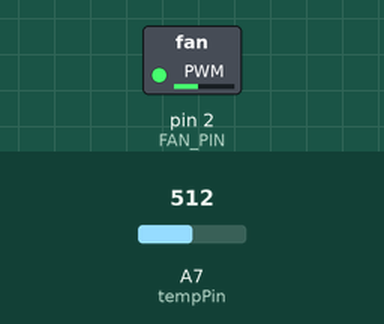
Bench run of a sketch on a simulated Arduino Nano, built with avr-gcc and run on an emulated ATmega328P. Parts: switched loads named in the sketch (green lamp = pin HIGH). The test bench sets the inputs (shaded band); at power-on: A7 (tempPin) = 512. What the sketch prints to the serial monitor is not drawn.

Above: at 3.2 s.
3.3 s: A7 (tempPin) set to 459
At 5.4 s:
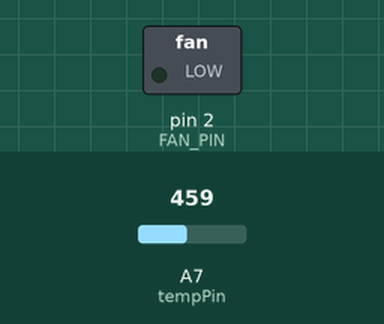
10.3 s: A7 (tempPin) set to 432
At 15.6 s:
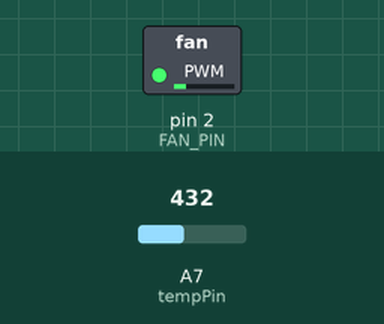
16.0 s: A7 (tempPin) set to 359
21.7 s: A7 (tempPin) set to 329
At 24.7 s:
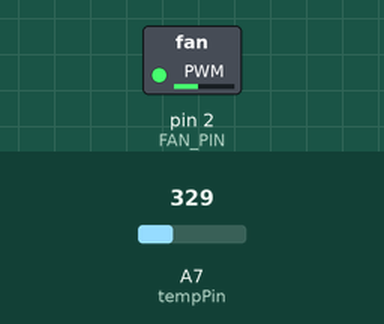
27.4 s: A7 (tempPin) set to 276
33.1 s: A7 (tempPin) set to 247
At 40.0 s:
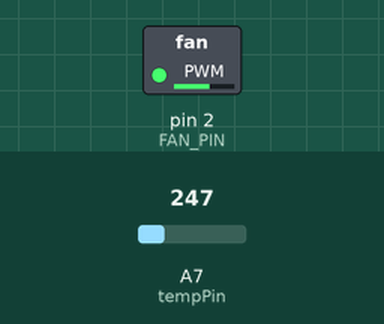
Timing chart, 0 to 41.5 s (numbered marks = the images above; inputs shaded):
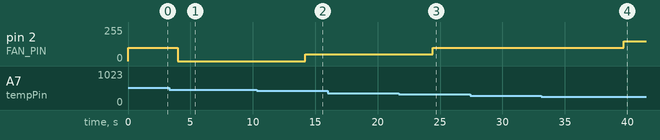

The sketch:

TestFan.ino
```cpp
#include <TimerOne.h>           // библиотека таймера
#include <OneWire.h>            // библиотека протокола датчиков
#include <Wire.h>               // библиотека для соединения

#define B 3950 // B-коэффициент
#define SERIAL_R 102000
#define THERMISTOR_R 100000
#define NOMINAL_T 25

const byte tempPin = A7;

#define FAN_PIN 2

void setup() {
    Serial.begin( 9600 );
    Timer1.initialize(40);   // поставить частоту ШИМ 25 кГц (40 микросекунд)
    pinMode(FAN_PIN, OUTPUT);
    pinMode( tempPin, INPUT );
    Timer1.pwm(FAN_PIN, 400);  // включить вентиляторы на 40%
    delay(2000);
}

void loop(){
    int t = analogRead( tempPin );
    float tr = 1023.0 / t - 1;
    tr = SERIAL_R / tr;
    float steinhart;
    steinhart = tr / THERMISTOR_R;
    steinhart = log(steinhart);
    steinhart /= B;
    steinhart += 1.0 / (NOMINAL_T + 273.15);
    steinhart = 1.0 / steinhart;
    steinhart -= 273.15;
    Serial.print("t=");
    Serial.print(steinhart);
    delay(2000);
    int temp = steinhart;  // получаем температуру
/*
if(temp < 30 )
    {
      analogWrite(pwm,0);
      Serial.print(" Fan OFF\n");
      delay(100);
    }
    else if(temp>=30 && temp<=40)
    {
      analogWrite(pwm, 51);
      Serial.print(" Fan Speed: 20%\n");
      delay(100);
    }
     else if(temp>=40 && temp<=50)
    {
      analogWrite(pwm, 102);
      Serial.print(" Fan Speed: 40%\n");
      delay(100);
    }
     else if(temp>=50 && temp<=60)
    {
      analogWrite(pwm, 153);
      Serial.print(" Fan Speed: 60%\n");
      delay(100);
    }
    else if(temp>=60 && temp<=80)
    {
      analogWrite(pwm, 204);
      Serial.print(" Fan Speed: 80%\n");
      delay(100);
    }
     else if(temp>80)
    {
      analogWrite(pwm, 255);
      Serial.print(" Fan Speed: 100%\n");
      delay(100);
    }
  delay(3000);
}*/


if(temp < 30 )
    {
      Timer1.pwm(FAN_PIN, 0);
      Serial.print(" Fan OFF\n");
      delay(100);
    }
    else if(temp>=30 && temp<=40)
    {
      Timer1.pwm(FAN_PIN, 200);
      Serial.print(" Fan Speed: 20%\n");
      delay(100);
    }
     else if(temp>=40 && temp<=50)
    {
      Timer1.pwm(FAN_PIN, 400);
      Serial.print(" Fan Speed: 40%\n");
      delay(100);
    }
     else if(temp>=50 && temp<=60)
    {
      Timer1.pwm(FAN_PIN, 600);
      Serial.print(" Fan Speed: 60%\n");
      delay(100);
    }
    else if(temp>=60 && temp<=80)
    {
      Timer1.pwm(FAN_PIN, 800);
      Serial.print(" Fan Speed: 80%\n");
      delay(100);
    }
     else if(temp>80)
    {
      Timer1.pwm(FAN_PIN, 1000);
      Serial.print("Fan Speed: 100%\n");
      delay(100);
    }
  delay(3000);
}
```

Measured:
- the behaviour switches between 451 and 450 on A7 (tempPin) (found by bisection; images 1 and 2)
- the behaviour switches between 341 and 340 on A7 (tempPin) (found by bisection; images 2 and 3)
- the behaviour switches between 259 and 258 on A7 (tempPin) (found by bisection; images 3 and 4)
- after the input at 10.3 s, pin 2 (FAN_PIN): 0/255 → 50/255 after 3.9 s
- after the input at 16.0 s, every drawn part: stays the same
- after the input at 21.7 s, pin 2 (FAN_PIN): 50/255 → 100/255 after 2.7 s
- after the input at 27.4 s, every drawn part: stays the same
- after the input at 33.1 s, pin 2 (FAN_PIN): 100/255 → 150/255 after 6.6 s
